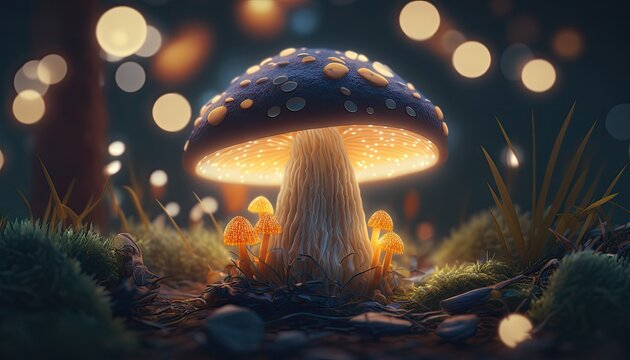
#> input picture images/img1.jpg, 630 x 360 px; the run also reads 1 picture not shown here
$ python intro.py
#> lines starting #> are read from the running program, lines starting #| are printed output that depends on the picture; pictures that were not available may be replaced by others from this repository, and a replacement may not be noted
import cv2
import numpy as np


if __name__ == "__main__":

    # reading an imagels
    img = cv2.imread("../images/img1.jpg")
#> img is the input picture: shape (360, 630, 3); mean B, G, R 57.1, 62.7, 70.5
    cv2.imshow("Image", img)
    #waiting for a key to be pressed: 0 infinitely, other ms?
    cv2.waitKey(0)


    # #resizing the image
    img_res = cv2.resize(img, (1920, 1080))
    cv2.imshow("Resize", img_res)
    cv2.waitKey(0)

    #flipping the image
    img_flip = cv2.flip(img, 1) #0 for horizentally, 1 for vertically
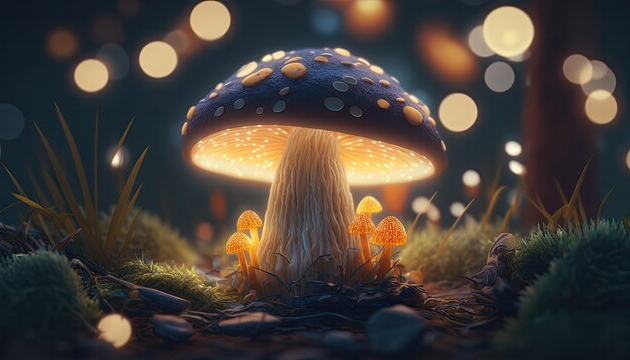
#> img_flip: shape (360, 630, 3); mean B, G, R 57.1, 62.7, 70.5
    cv2.imshow("flip", img_flip)
    cv2.waitKey(0)

    # cropping the image
    img_crop = img[0:300, 100:300, :]
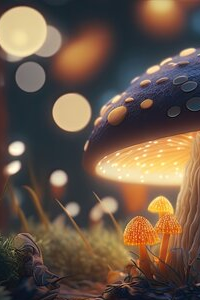
#> img_crop: shape (300, 200, 3); mean B, G, R 72.1, 86.9, 106.2
    cv2.imshow("crop", img_crop)
    cv2.waitKey(0)

    # seeing the channels
    img_np = np.array(img)
    print(img_np.shape)
#| (360, 630, 3)

    blue_channel = img[:, :, 0]  # Extract the Blue channel
    green_channel = img[:, :, 1]  # Extract the Green channel
    red_channel = img[:, :, 2]  # Extract the Red channel
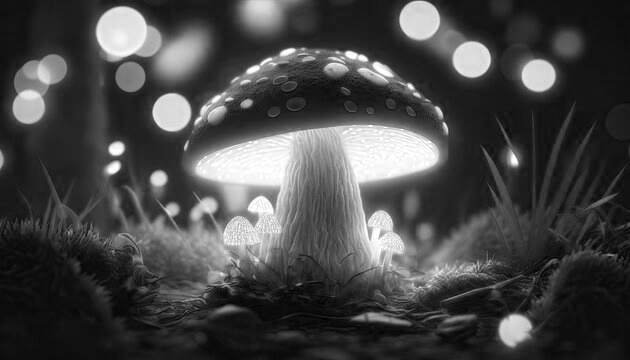
#> red_channel: shape (360, 630); min 0, max 255, mean 70.5

    # Create blank images to fill other channels with 0
    blue_image = np.zeros_like(img)
    green_image = np.zeros_like(img)
    red_image = np.zeros_like(img)

    # Assign the respective channel values
    blue_image[:, :, 0] = blue_channel
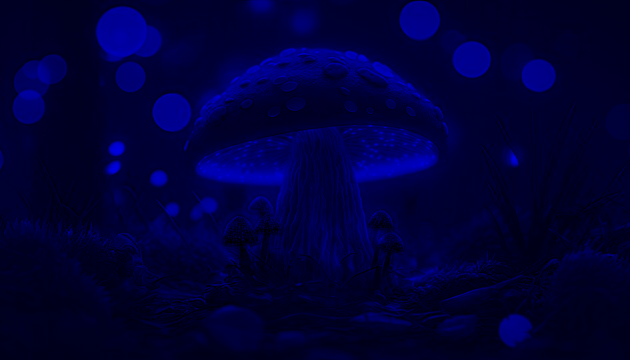
#> blue_image: shape (360, 630, 3); mean of channels 0, 1, 2 57.1, 0, 0; drawn as B, G, R
    green_image[:, :, 1] = green_channel
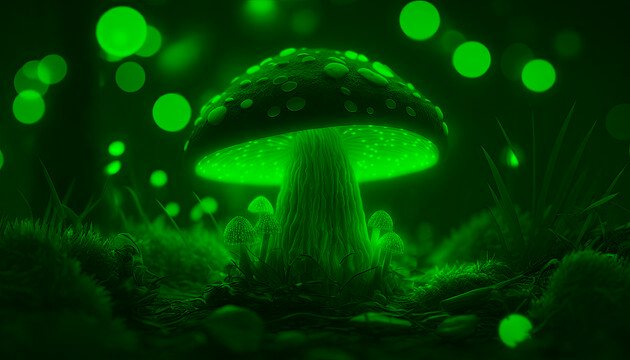
#> green_image: shape (360, 630, 3); mean of channels 0, 1, 2 0, 62.7, 0; drawn as B, G, R
    red_image[:, :, 2] = red_channel
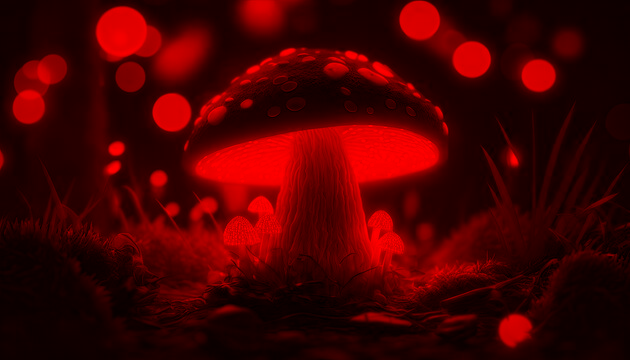
#> red_image: shape (360, 630, 3); mean of channels 0, 1, 2 0, 0, 70.5; drawn as B, G, R

    cv2.imshow("Blue", blue_image)
    cv2.imshow("Green", green_image)
    cv2.imshow("Red", red_image)
    cv2.waitKey(0)

    combined = blue_image + green_image + red_image
    cv2.imshow("Combined", combined)
    cv2.waitKey(0)

    # getting the grayscale image
    gray_img = cv2.cvtColor(img, cv2.COLOR_BGR2GRAY)
    cv2.imshow("Gray", gray_img)


    # blurring an image
    blur_img = cv2.GaussianBlur(img, (3, 3),cv2.BORDER_DEFAULT )
    cv2.imshow("Blured", blur_img)
    cv2.waitKey(0)

    # creating a video
    cap = cv2.VideoCapture("../images/vid1.mp4")

    while True:

        ret, frame = cap.read()
        if ret == False:
            break

        frame = cv2.resize(frame, (320, 320))
        cv2.imshow("Video", frame)

        if cv2.waitKey(20) & 0xFF==ord('q'): #checking if the keyboard q was pressed
#> (key q is pressed here)
            break

    #Live Camera
    cap = cv2.VideoCapture(0)

    while True:
        ret, frame = cap.read()

        frame = cv2.flip(frame, 1)

        #adding text to an image
        cv2.putText(frame, f"{cap.get(cv2.CAP_PROP_FPS)}", (50, 50), cv2.FONT_HERSHEY_TRIPLEX, fontScale=1, color=(255, 255, 255), thickness=1)

        #adding a rectangle
        cv2.rectangle(frame, (100, 50), (500, 400), (255, 0, 0), 2, lineType=cv2.LINE_AA) #Thickness -1 for filled

        #drawing a circle
        cv2.circle(frame, (300, 300), 100, (0,0,255), 2)

        #drawing a line
        cv2.line(frame, (10, 10), (400, 300), (0,255,0), 3)

        frame = cv2.Canny(frame, 125, 175)
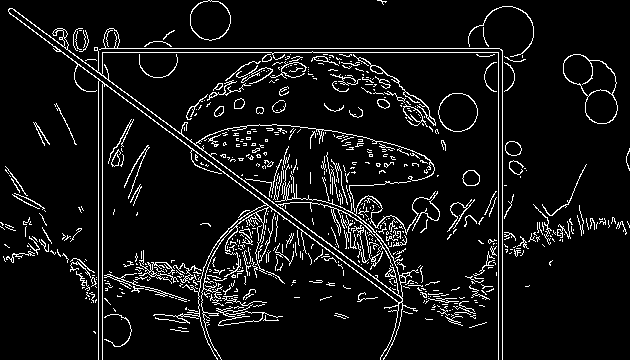
#> frame: shape (360, 630); 7.4% white in thin lines or dots


        cv2.imshow("Camera", frame)

        if cv2.waitKey(20) & 0xFF==ord('q'): #checking if the keyboard q was pressed
#> (key q is pressed here)
            break


    cap.release()  #releasing the capture
    cv2.destroyAllWindows()
